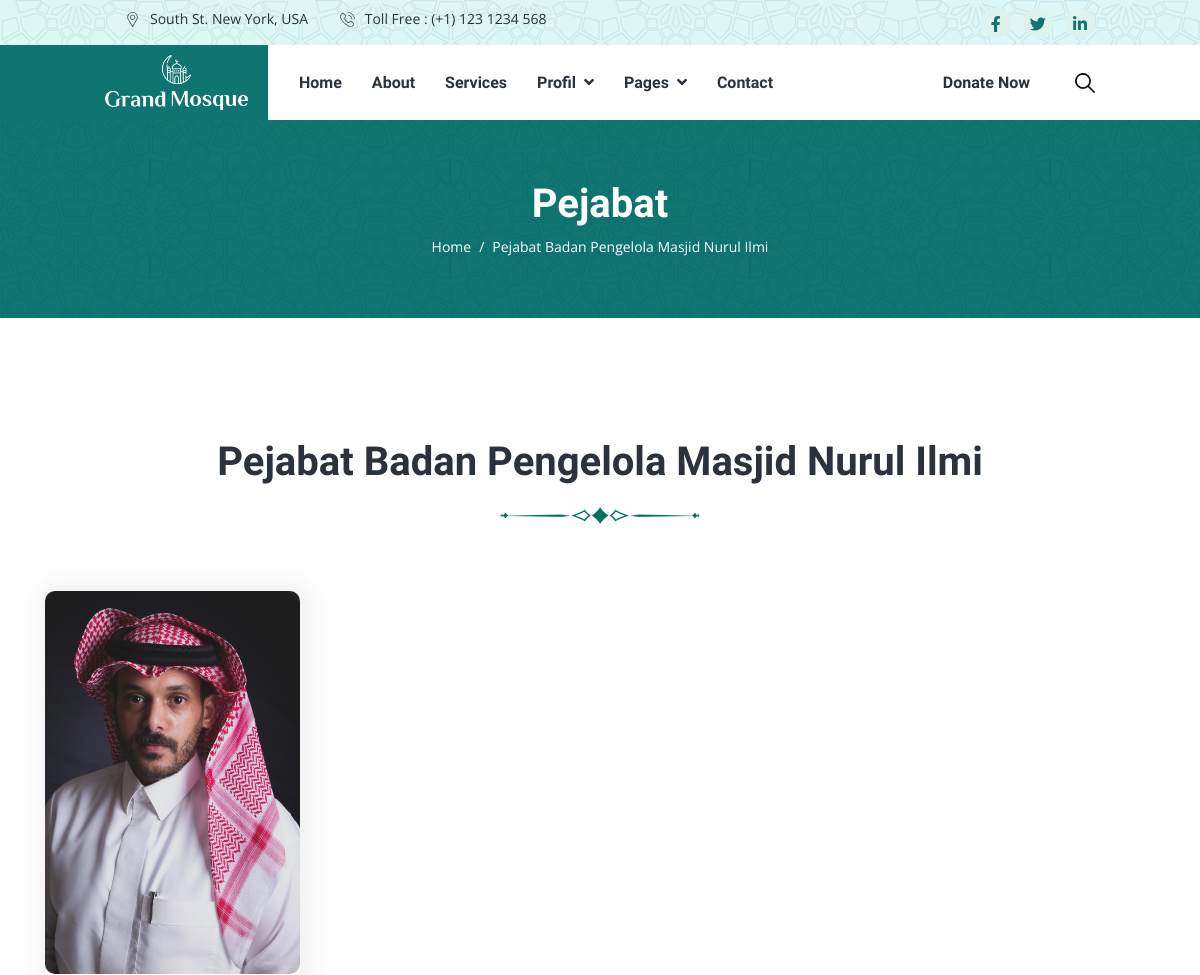
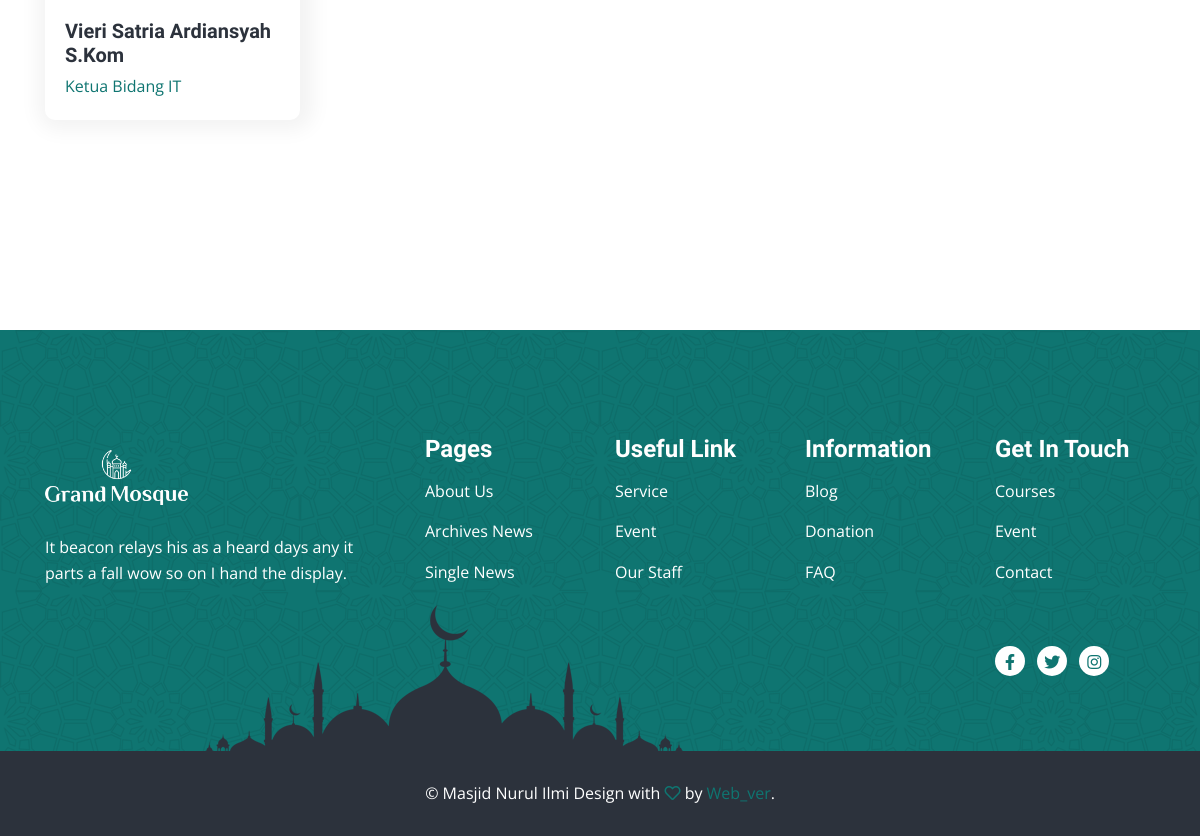
The app's page /index.php/pimpinan with its own data (2 pictures, top to bottom).
### tables this page shows
CREATE TABLE `tbl_pimpinan` (
  `id_pimpinan` int(11) NOT NULL,
  `nama` varchar(100) NOT NULL,
  `jabatan` varchar(100) NOT NULL,
  `foto` text NOT NULL,
  `link1` text NOT NULL,
  `link2` text NOT NULL,
  `link3` text NOT NULL,
  `tanggal` timestamp NOT NULL DEFAULT current_timestamp()
);

### application/controllers/Pimpinan.php (called while the page is built, shortened)
<?php
class Pimpinan extends CI_Controller {
    public function __construct()
	{
		$this->load->model('Pimpinan_model', 'pimpinan');
	}
	public function index()
	{
        $data = [
            'judul' => 'Pimpinan',
            'title' => 'Pimpinan - Masjid Nurul Ilmi',
            'menu'  => 'pimpinan',
            'data_pimpinan' => $this->pimpinan->getDataPimpinan()
        ];
		$this->load->view('v_pimpinan', $data);
	}
}

### index.php (called while the page is built, shortened)
<?php
require_once BASEPATH.'core/CodeIgniter.php';

### application/models/Pimpinan_model.php (called while the page is built, shortened)
<?php
class Pimpinan_model extends CI_Model {
	var $table = 'tbl_pimpinan';
    public function getDataPimpinan()
	{
		return $this->db->get($this->table)->result_array();
	}
}

### application/views/v_pimpinan.php (the view, shortened to what this page needs)
<!DOCTYPE html>
<html lang="en">
<head>
    <link rel="stylesheet" href="https://cdnjs.cloudflare.com/ajax/libs/font-awesome/6.5.1/css/all.min.css"
 />
    <link rel="stylesheet" href="<?= base_url('frontend/') ?>assets/css/app.min.css">
</head>
<body>
    <header class="header-area">
        <div class="header-top bg-light bg-image-pattern px-xl-8 py-2">
            <div class="container">
                <div class="header-top-wrapper">
                    <ul class="navbar-address list-inline m-0">
                        <li class="list-inline-item"><span class="icon"><img src="assets/images/location-icon.svg"
                                    alt="title"></span>South St. New York, USA</li>
                        <li class="list-inline-item"><span class="icon"><img src="assets/images/phone-icon.svg"
                                    alt="title"></span>Toll Free : (+1) 123 1234 568
                        </li>
                    </ul>
                    <ul class="navbar-social list-inline m-0">
                        <li class="list-inline-item"><a href="https://facebook.com"><i
                                    class="fab fa-facebook-f"></i></a></li>
                        <li class="list-inline-item"><a href="https://twitter.com"><i class="fab fa-twitter"></i></a>
                        </li>
                        <li class="list-inline-item"><a href="https://linkedin.com"><i
                                    class="fab fa-linkedin-in"></i></a></li>
                    </ul>
                </div>
            </div>
        </div>
    </header>
    <div class="page-title-area py-lg-6 py-5 bg-image-pattern">
        <div class="container">
            <div class="page-title-wrapper text-center">
                <h1 class="text-white mb-2">Pejabat</h1>
                <nav class="page-breadcrumb">
                    <ol class="breadcrumb">
                        <li class="breadcrumb-item"><a href='<?= base_url('home') ?>'>Home</a></li>
                        <li class="breadcrumb-item active">Pejabat Badan Pengelola Masjid Nurul Ilmi</li>
                    </ol>
                </nav>
            </div>
        </div>
    </div>
    <div class="team-area py-lg-10 py-8">
        <div class="container">
            <div class="section-title text-center mb-4">
                <h2 class="h1">Pejabat Badan Pengelola Masjid Nurul Ilmi</h2>
            </div>
            <?php if(!empty($data_pimpinan)) : ?>
            <div class="row">
                <?php foreach($data_pimpinan as $pimpinan) : ?>
                <div class="col-sm-6 col-lg-3">
                    <div class="team-item mt-4">
                        <div class="team-image">
                            <img src="<?= base_url('upload/pimpinan/'.$pimpinan['foto']) ?>" alt="title">
                        </div>
                        <div class="team-content">
                            <h5><?= $pimpinan['nama'] ?></h5>
                            <span class="text-primary"><?= $pimpinan['jabatan'] ?></span>
                        </div>
                    </div>
                </div>
                <?php endforeach; ?>
            </div>
            <?php else: ?>
            <h3 class="text-center text-danger">"Data Pejabat Belum Ada"</h3>
            <?php endif; ?>
        </div>
    </div>
</body>
</html>

### records on screen
tbl_pimpinan: foto (picture), nama "Vieri Satria Ardiansyah S.Kom", jabatan "Ketua Bidang IT"
